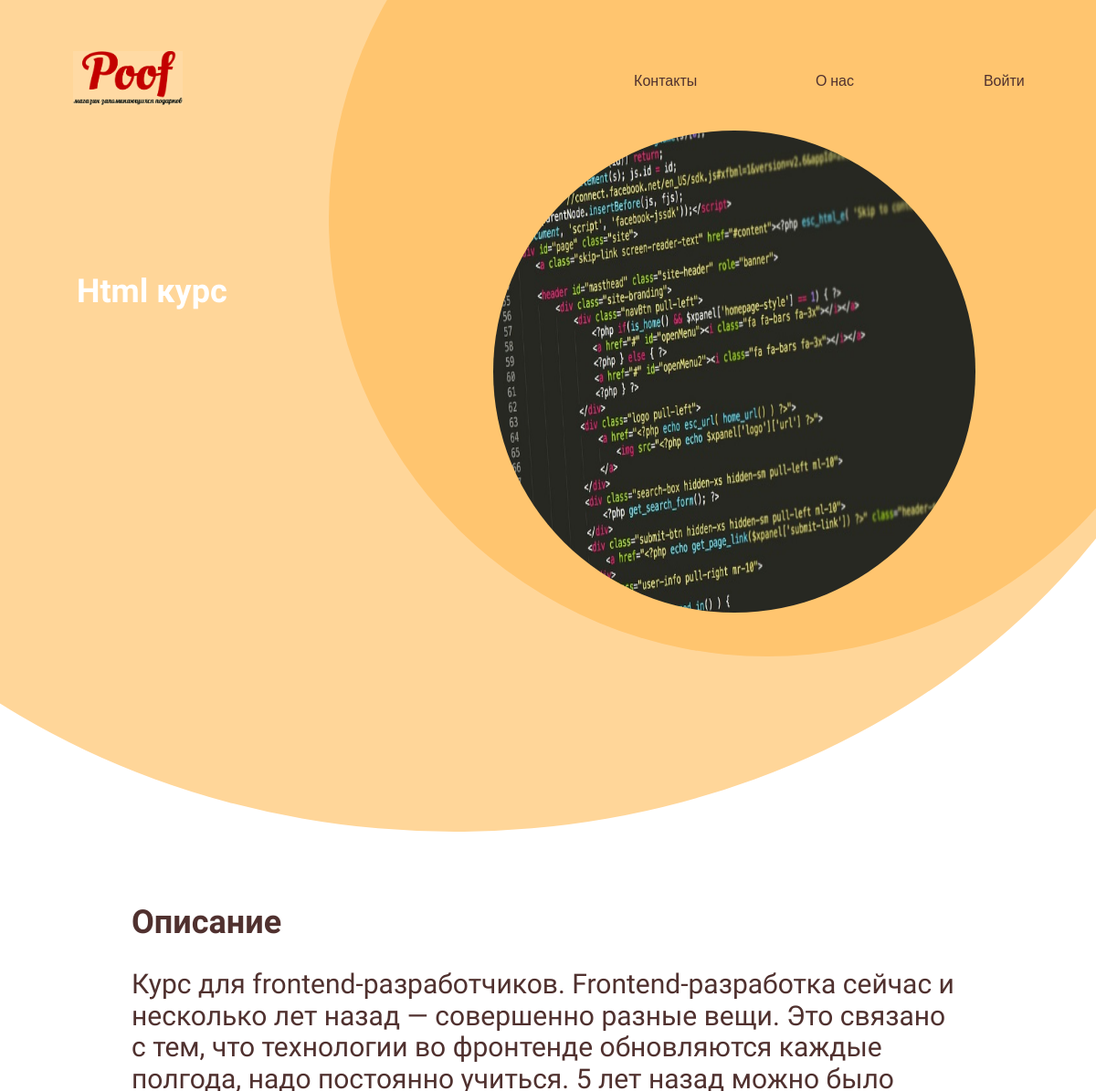
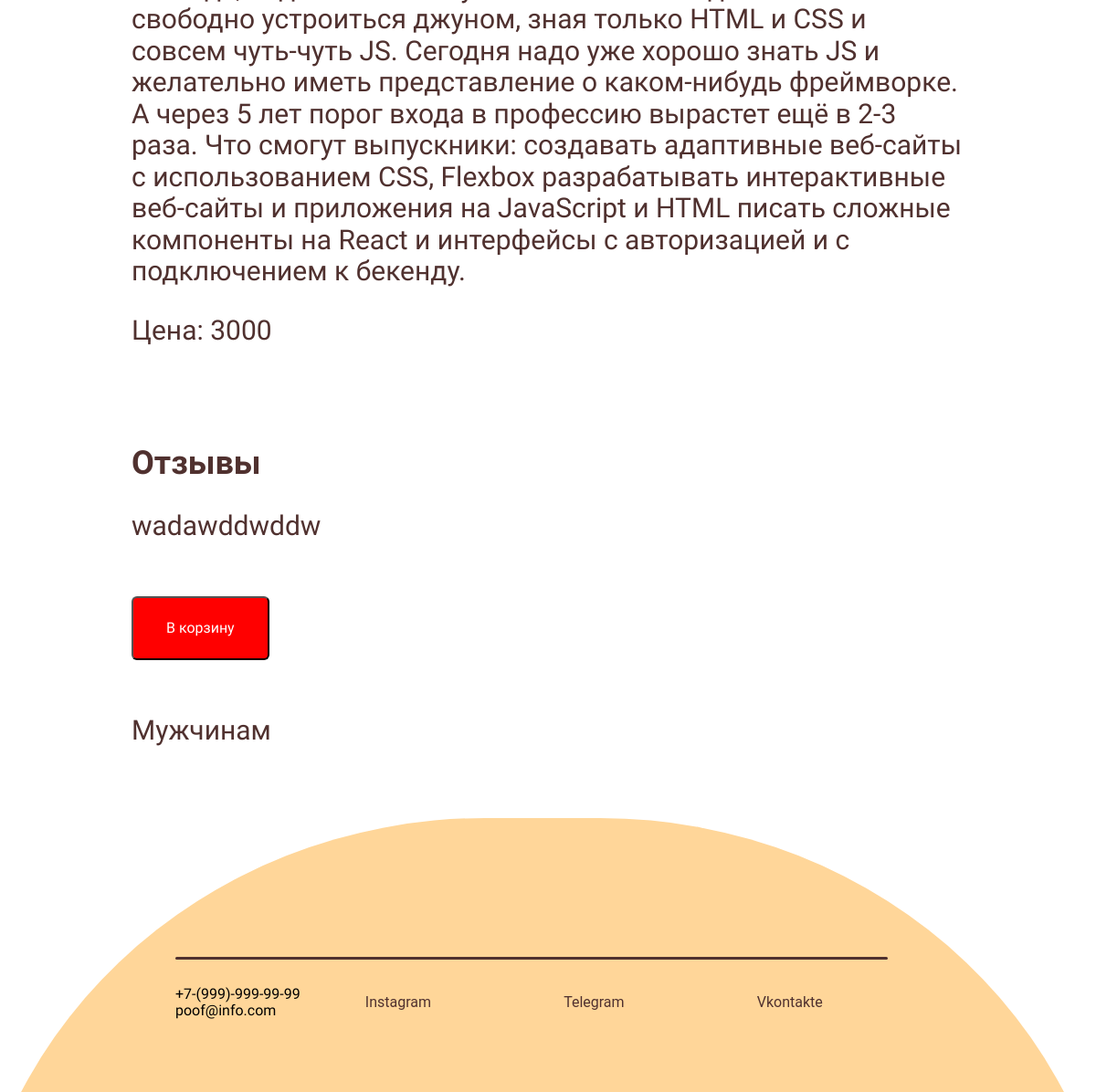
Page /products/html on the committed database (2 pictures, top to bottom).
### products/models.py (models this page shows, shortened)
class Products(models.Model):
    title = models.CharField(max_length=150, verbose_name='Название')
    description = models.TextField(max_length=1000, verbose_name='Описание')
    price = models.IntegerField(verbose_name='Цена')
    created_at = models.DateField(auto_now_add=True, verbose_name='Создано')
    updated_at = models.DateField(auto_now=True, verbose_name='Обновлено')
    photo = models.ImageField(upload_to='photos/', verbose_name='Изображение')
    slug = models.SlugField(unique=True, verbose_name='Слаг')
    category = models.ForeignKey('Category', on_delete=models.PROTECT, blank=True, null=True)
    class Meta:
        verbose_name = 'Товар'
        verbose_name_plural = 'Товары'
        ordering = ['created_at']

class Category(models.Model):
    title = models.CharField(max_length=150, db_index=True, verbose_name='Категория')
    def __str__(self):
        return self.title
    class Meta:
        verbose_name = 'Категория'
        verbose_name_plural = 'Категории'

### products/views.py (the view)
# urls.py: path('products/<str:slug>', Product.as_view(), name='products')
class Product(DetailView):
    model = Products
    template_name = 'products/detail.html'
    context_object_name = 'product'

### products/templates/products/detail.html (shortened to what this page needs)
{% extends 'base.html' %}
{% load static %}
{% block content %}
<div class = "item_block">
    <div class="wrapper">
        <div class = "bottom_menu">
            <div class="logo"><img src="{% static 'img/Logo.png' %}"></div>
            <div class="menu_links">
                <a href="#" class="link">Контакты</a>
                <a href="#" class="link">О нас</a>
                {% if request.user.is_authenticated %}
                <a href="#" class="link">Личный кабинет</a>
                <a href="{% url 'logout' %}" class="link">Выход</a>
                {% else %}
                <a href="{% url 'login' %}" class="link">Войти</a>
                {% endif %}
            </div>
        </div>
        <div class = "circle"><img class="item_image" src="{{ product.photo.url }}"> </div>
        <div class = "circle_light"></div>
        <div class="intro_text">
            <h2>{{product.title}}</h2>
        </div>
    </div>
    <div class="item_info">
        <div class="product_description">
        <h2>Описание</h2>
        <p>{{ product.description }}</p>
            <p>Цена: {{product.price}}</p>
        </div>
        <div class="review">
            <h2>Отзывы</h2>
            <p>wadawddwddw</p>
        </div>
        <div class = "product_price">
            <p>
                <button class="cart-btn">В корзину</button>
             </p>
        </div>
    <p>{{ product.category }}</p>
    </div>
</div>
<div class="wrapper_footer">
    <div class="footer">
        <div class="footer_circle">
            <div><hr></div>
            <div class="contact">
                <p class="">+7-(999)-999-99-99<br>poof@info.com</p>
                <a href="https://www.instagram.com/yellow__boat/" class="footer_link">Instagram</a>
                <a href="https://t.me/djoefrit" class="footer_link">Telegram</a>
                <a href="https://vk.com/lonep" class="footer_link">Vkontakte</a>
            </div>
        </div>
    </div>
</div>
{% endblock %}

### gift/static/css/main.css (style rules this page uses)
* { box-sizing: border-box; }
:root { --yellow: #FFC56F ; --yellow_light: #FFD699; --brown: #50312F; --brown_light: #513634; --white: #ffffff; --red: #ff0000; --dark: #0D0D0D; --gray: #5a5560; --light: #9D8D8F; --blue: #69bfae; }
html { font-family: "Roboto", sans-serif; }
a { text-decoration: none; }
p { font-family: 'Balsamiq Sans', cursive; }
h2 { font-family:"Balsamiq Sans",bold ; }

### gift/static/css/index.css (style rules this page uses)
.bottom_menu { display: flex; padding-top: 3.5em; }
.logo { flex:1; text-align: left; margin-left: 5em; }
.logo img { width: 10vw; height: auto; border: 0; }
.menu_links { display: flex; flex: 1; padding-right: 0.5em; align-items: center; }
.link { flex:1; padding-left: 0.5em; font-family: 'Oswald', sans-serif; text-decoration: none; color: var(--brown); text-align: center; padding: 0.5vw; border-radius: 50px; vertical-align: center; }
.circle { width: 80vw; height:80vw; background: var(--yellow); border-radius: 50%; position: absolute; transform: translate(30vw,-30vw); z-index: -2; }
.circle_light { width: 143vw; height: 126vw; background: var(--yellow_light); border-radius: 80%; position: absolute; transform: translate(-30vw,-60vw); z-index: -3; }
.wrapper { position: relative; width: 100%; height: 80vw; overflow: hidden; }
.intro_text { text-wrap: normal; width: 40vw; height: 15em; color: var(--white); font-family: 'Balsamiq Sans', cursive; margin-left: 7vw; margin-top: 15vw; }
.intro_text h2 { font-size: 3vw; }
.wrapper_footer { margin-top: 4vw; position: relative; width: 100%; height: 25vw; overflow: hidden; }
.footer_circle { background: var(--yellow_light); width: 105vw; height:100vw; border-radius: 45%; position: absolute; display: flex; transform: translate(-3vw,0); }
hr { position: absolute; width: 65vw; height: 3px; border: none; background-color: var(--brown); border-radius: 20px; transform: translate(19vw,12vw); z-index: 1; }
.contact { display: flex; position: absolute; transform: translate(19vw,14vw); width: 65vw; align-items: center; }
.footer_link { flex: 1; text-decoration: none; color: var(--brown); border: none; text-align: center; border-radius: 50px; padding: 1vw; }

### gift/static/css/products.css (style rules this page uses)
.item_image { width: 55%; height: 55%; position: absolute; z-index: -1; background-repeat: no-repeat; transform: translate(15vw, 32vw); background-size: cover; border-radius: 50%; }
.item_info { display: flex; flex-direction: column; color: var(--brown); justify-content: center; text-align: left; padding-right: 12vw; padding-left: 12vw; }
.item_info h2 { font-size: 3vw; }
.item_info p { font-size: 2.5vw; }
.product_description { padding-bottom: 4vw; }
.cart-btn { display: inline-block; background-color: var(--red); border-radius: 6px; font-size: 16px; color: #FFFFFF; text-decoration: none; padding: 2vw 3vw; }

### rows in the picture
Products: photo (picture), title "Html курс", description "Курс для frontend-разработчиков. Frontend-разработка сейчас и несколько лет назад — совершенно разные вещи. Это связано с тем, что технологии во фронтенде обновляются каждые полгода, надо постоянно учиться. 5 лет назад можно было свободно устроиться джуном, зная только HTML и CSS и совсем чуть-чуть JS. Сегодня надо уже хорошо знать JS и желательно иметь представление о каком-нибудь фреймворке. А через 5 лет порог входа в профессию вырастет ещё в 2-3 раза. Что смогут выпускники: создавать адаптивные веб-сайты с использованием CSS, Flexbox разрабатывать интерактивные веб-сайты и приложения на JavaScript и HTML писать сложные компоненты на React и интерфейсы с авторизацией и с подключением к…", price "3000", category "Мужчинам"
